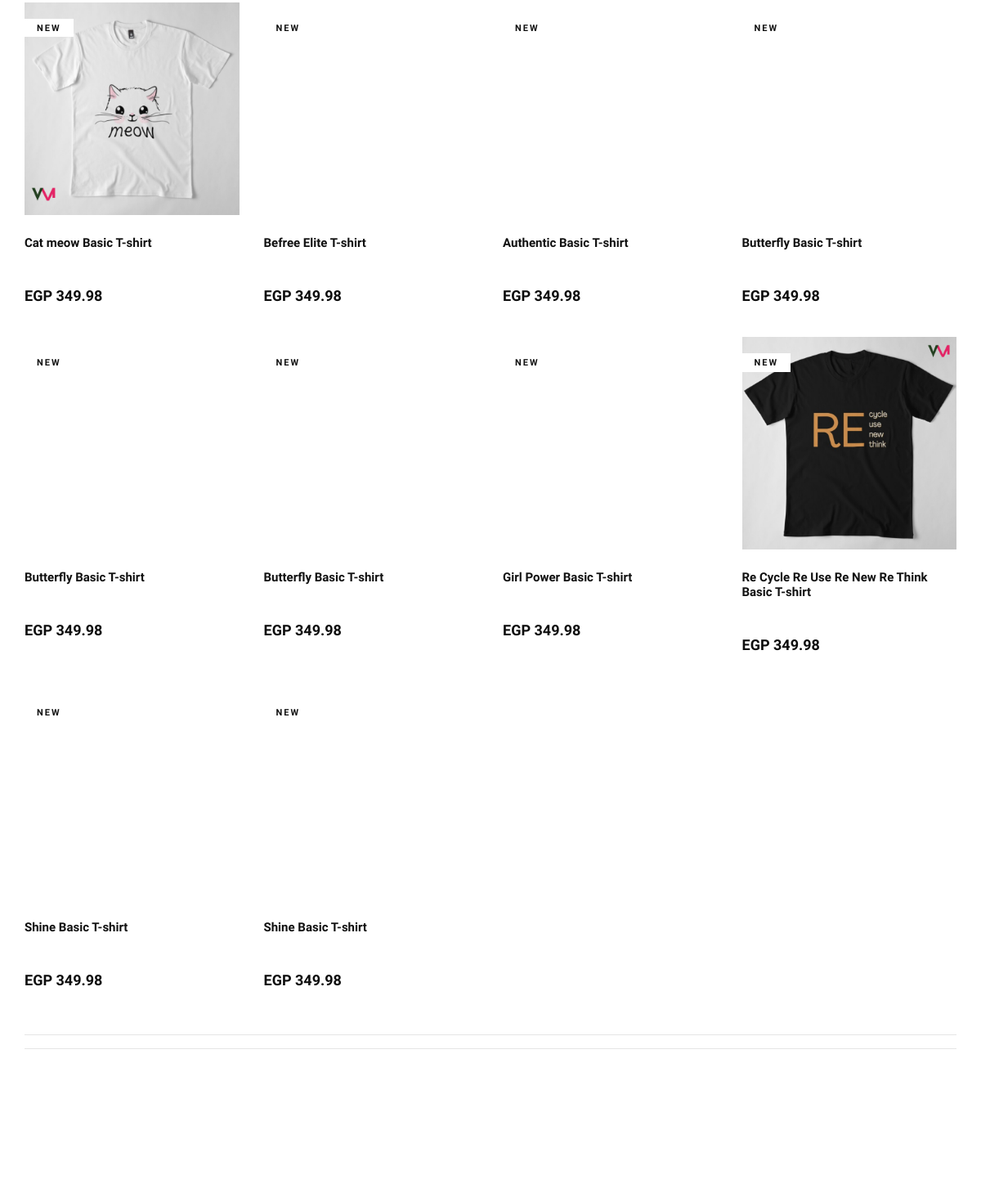
The app's page / (middle part), older data.
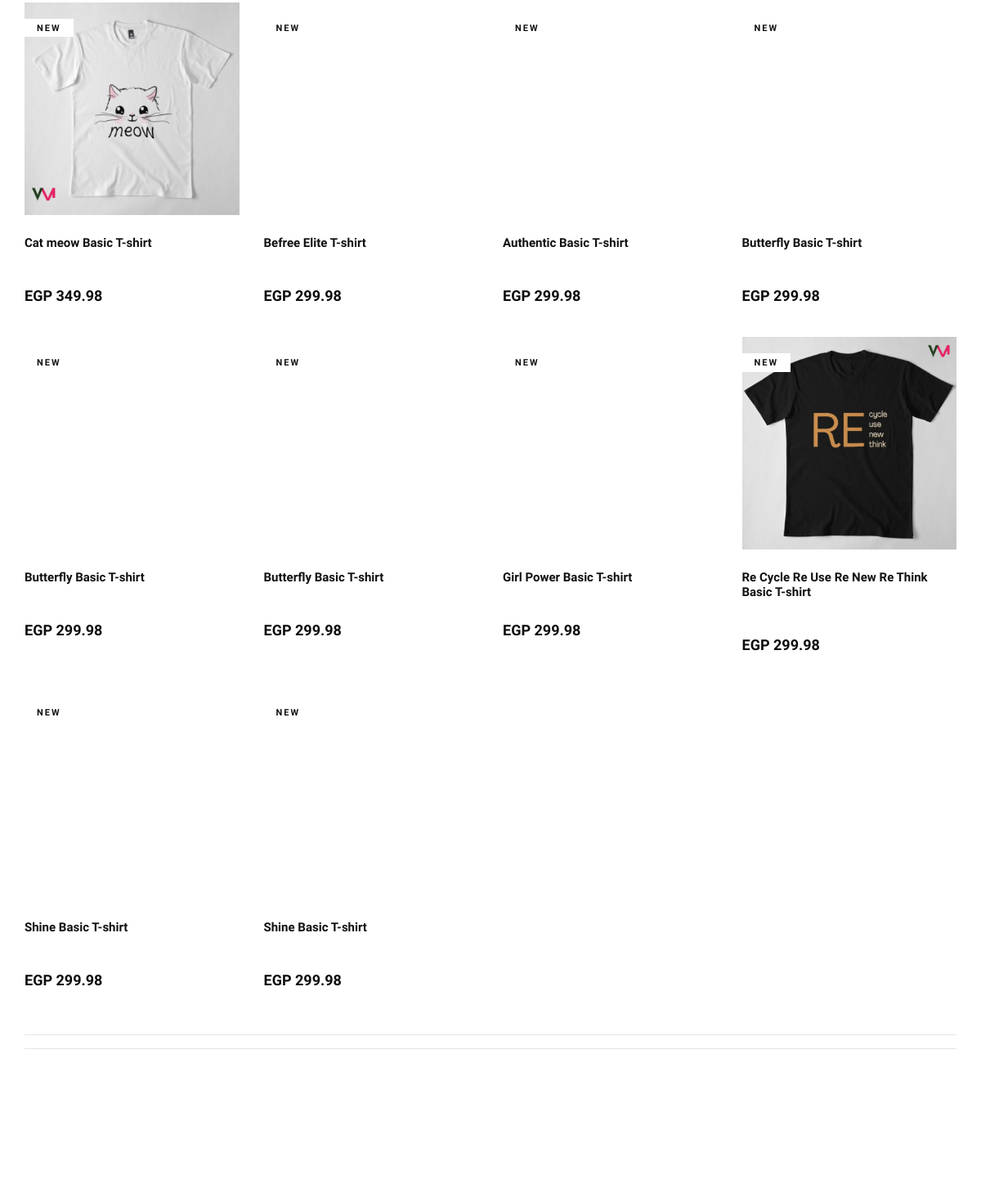
The same page, newer data.
### frontend/models.py (models this page shows)
class Product(models.Model):
    CATEGORY_CHOICES = (
        ('M', 'Men'),
        ('W', 'Women'),
        ('K', 'Kids'),
        ('A', 'Accessories'),
    )
    SUB_CATEGORY_CHOICES = (
    ('S', 'Shirt'),
    ('SW', 'Sport wear'),
    ('OW', 'Outwear')
    )
    LABEL_CHOICES = (
        ('NEW', 'primary'),
        ('BEST Seller', 'secondary'),
        ('N', '')
    )
    product_id = models.AutoField
    id = models.AutoField(primary_key=True, auto_created=True)
    product_name = models.CharField(max_length=50)
    category = models.ManyToManyField('Category', through='ProductCategory')
    label = models.CharField(choices=LABEL_CHOICES, max_length=11, default="")
    subcategory = models.CharField(choices= SUB_CATEGORY_CHOICES ,max_length=50, default="")
    price = models.FloatField(default=0)
    discount_price = models.FloatField(default=0)
    pub_date = models.DateField()
    image = models.ImageField(upload_to="static", default="", blank=True, null=True)
    material = models.CharField(max_length=50, default="Coton 100%")
    description = models.TextField(default="Are you looking for a t shirt that is comfortable, stylish and affordable? Look no further than our new collection of t shirts, designed to suit any occasion and personality. Whether you want to express your creativity, show your support for a cause, or simply enjoy a casual day out, we have the perfect t shirt for you. Our t shirts are made from high-quality cotton, which is soft, breathable and durable. They come in a variety of colors, sizes and designs, so you can find the one that matches your style and mood.  Our t shirts are easy to wash and care for, and they will not fade or shrink over time. They are also eco-friendly and ethically produced, so you can wear them with confidence and pride. Order your t shirt today and enjoy free shipping for orders over EGP 500. You will love how you look and feel in our t shirts, and so will everyone else. Don't miss this opportunity to get the best t shirt ever.")
    path = models.CharField(max_length=50, default="")
    def get_absolute_url(self):
        return f"/product_detail/{self.id}/"

### frontend/views.py (the view)
# urls.py: path('', views.index, name='index'),
def index(request):
    recently_viewed_product_ids = request.session.get('recently_viewed_products', [])
    recently_viewed_products = Product.objects.filter(id__in=recently_viewed_product_ids)
    products = Product.objects.all()[:10]
    return render(request, 'index.html', {
        'products': products,
        'recently_viewed_products': recently_viewed_products,
    })

### frontend/templates/index.html (shortened to what this page needs)
{% extends "layout.html" %}
{% load static %}
{% block body %}
<section class="product spad">
    <div class="container">
        <div class="row product__filter">
            {% for product in products %}
            <div class="col-lg-3 col-md-6 col-sm-6 col-6 mix new-arrivals">
                <div class="product__item">
                    <div class="product__item__pic set-bg" data-setbg="{% static product.path %}"
                        onclick="window.location.href='{{ product.get_absolute_url }}'">
                        {% if product.label != 'N' %}
                        <span class="label">{{ product.label }}</span>
                        {% endif %}
                    </div>
                    <div class="product__item__text">
                        <h6>{{ product.product_name }}</h6>
                        <div class="rating">
                            <i class="fa fa-star-o"></i>
                            <i class="fa fa-star-o"></i>
                            <i class="fa fa-star-o"></i>
                            <i class="fa fa-star-o"></i>
                            <i class="fa fa-star-o"></i>
                        </div>
                        <h5>EGP {{ product.price|floatformat:2 }}</h5>
                    </div>
                </div>
            </div>
            {% endfor %}
          </div>
          <hr />
          <hr />
      </div>
  </section>
  <section class="instagram spad">
  </section>
  <br>
  <br>
{% endblock %}

Row changes from the older to the newer data that the page shows:
changed Product "Befree Elite T-shirt": price "349.98" → "299.98"
changed Product "Authentic Basic T-shirt": price "349.98" → "299.98"
changed Product (number 4 of 10 on the later page): price "349.98" → "299.98"
changed Product (number 5 of 10 on the later page): price "349.98" → "299.98"
changed Product (number 6 of 10 on the later page): price "349.98" → "299.98"
changed Product "Girl Power Basic T-shirt": price "349.98" → "299.98"
changed Product "Re Cycle Re Use Re New Re Think Basic T-shirt": price "349.98" → "299.98"
changed Product (number 9 of 10 on the later page): price "349.98" → "299.98"
changed Product (number 10 of 10 on the later page): price "349.98" → "299.98"
